Frame 1 (no input): blank canvas, image omitted
Frame 60 (no input): blank canvas, image omitted
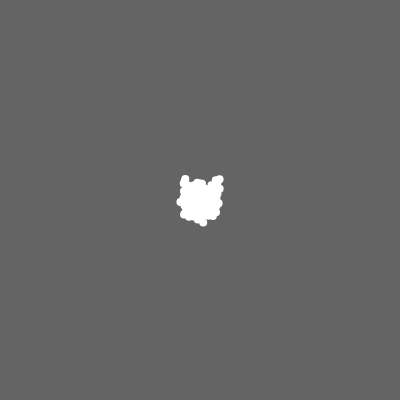
Frame 120 (the mouse pressed at the canvas centre since frame 60)

The p5.js sketch whose frames 1 and 60 were blank and that drew this single picture after the mouse press (run headless with seeded random() and noise() and a simulated clock; from frame 60 on, the mouse is pressed at the canvas centre):

// p5.js sketch
// ── sketch.js
var ps;

function setup() {
  createCanvas( 400, 400 );
  ps = new ParticleSystem();
}

function draw() {

  if(mouseIsPressed){
    ps.addParticles(createVector(mouseX,mouseY),10);
  }
  background(100);
  ps.draw();
}

function mousePressed(){

}

// ── particle.js
function Particle() {

  this.setup = function (pos) {
    this.pos = pos.copy();
    this.vel = createVector(0,0);
    this.acc = createVector(0,0);
    this.size = 8;
    this.age = 1000;
    this.isDead = false;
    this.friction = 0.98;
    };

  this.applyForce = function (force) {
      this.acc = force.copy();
    }

  this.update = function (){
    this.age --;
    if (this.age <= 0) {
      this.isDead = true;
    }
    this.vel.add(this.acc);
    this.pos.add(this.vel);
    this.acc.mult(0);
    };

  this.draw = function (){
    fill(255);
    noStroke();
    ellipse(this.pos.x, this.pos.y, this.size, this.size);
    }
  }

// ── particleSystem.js
function ParticleSystem() {

  this.particles = [];

  this.addParticles = function (pos,numOfParticles) {

    for(var i = 0; i < numOfParticles; i++){

       var p = new Particle();
       var pos = createVector(pos.x + random(-5,5),
                              pos.y + random(-5,5));
       p.setup(pos);

    //   var force = createVector ( random ( -0.1,0.1), random(-0.1,0.1));
      // p.applyForce(force);
      // this.particles[i] = p; //onetime
    this.particles.push(p); //loop

      }
    }

    this.dontTouch = function() {
      for(var i = 0; i< this.particles.length;i++){
        var ip = this.particles[i];
        for(var j = this.particles.length-1; j>i; j--){
          var jp = this.particles[i];
          var distance = ip.pos.dist(jp.pos);
          if(distance < (ip.size +jp.size)){
            var f1 = ip.pos.copy().sub(jp.pos).mult(0.001);
            var f2 = ip.pos.copy().sub(jp.pos).mult(-0.001);
            ip.applyForce(f1);
            jp.applyForce(f2);
          }
        }
       }
      }

  this.draw = function() {
      for (var i =0; i < this.particles.length; i++){
          this.particles[i].update();
          if(this.particles[i].isDead){
            this.particles.slice(i,1);
        } else {
          this.particles[i].update();
          this.particles[i].draw()
        }
      }
      this.dontTouch();
    }
  }
